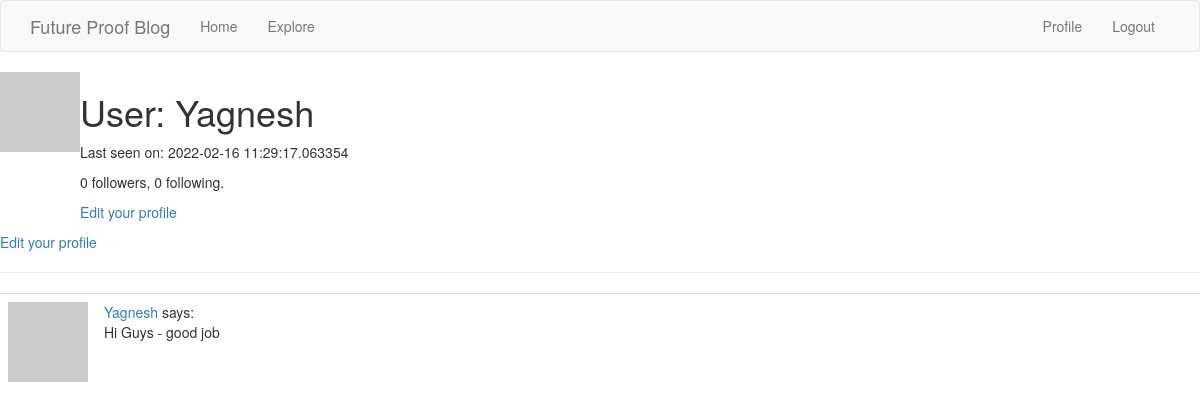
Before: /user/Yagnesh (signed in) with the older database file.
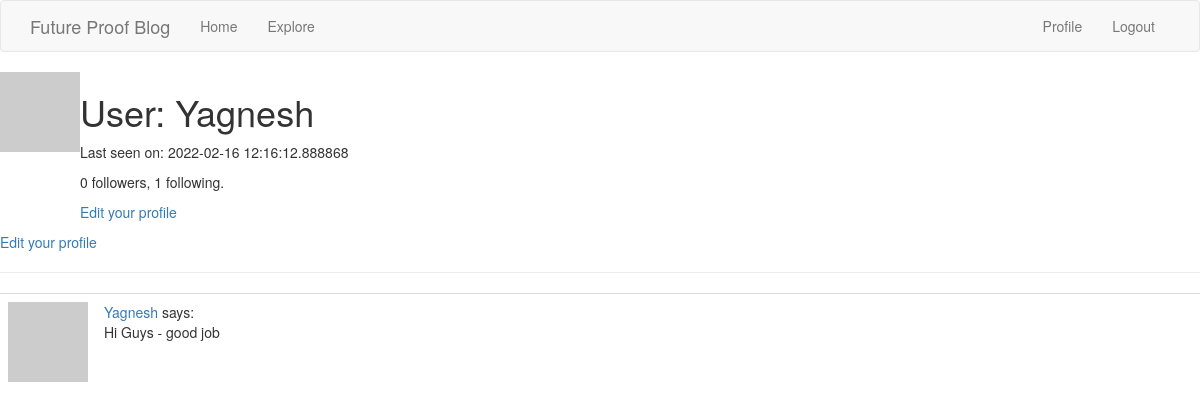
After: the same page with the newer database file.
### app/models.py (models this page shows, shortened)
class User(UserMixin, db.Model):
    id = db.Column(db.Integer, primary_key=True)
    username = db.Column(db.String(64), index=True, unique=True)
    email = db.Column(db.String(120), index=True, unique=True)
    password_hash = db.Column(db.String(128))
    posts = db.relationship('Post', backref='author', lazy='dynamic')
    followed = db.relationship(
        'User', secondary=followers,
        primaryjoin=(followers.c.follower_id == id),
        secondaryjoin=(followers.c.followed_id == id),
        backref=db.backref('followers', lazy='dynamic'), lazy='dynamic')
    def avatar(self, size):
        digest = md5(self.email.lower().encode('utf-8')).hexdigest()
        return 'https://www.gravatar.com/avatar/{}?d=identicon&s={}'.format(
            digest, size)
    about_me = db.Column(db.String(140))
    last_seen = db.Column(db.DateTime, default=datetime.utcnow)

class Post(db.Model):
    id = db.Column(db.Integer, primary_key=True)
    body = db.Column(db.String(140))
    timestamp = db.Column(db.DateTime, index=True, default=datetime.utcnow)
    user_id = db.Column(db.Integer, db.ForeignKey('user.id'))

### app/routes.py (the view)
@app.route('/user/<username>')
@login_required
def user(username):
    user = User.query.filter_by(username=username).first_or_404()
    page = request.args.get('page', 1, type=int)
    posts = user.posts.order_by(Post.timestamp.desc()).paginate(
        page, app.config['POSTS_PER_PAGE'], False)
    next_url = url_for('user', username=user.username, page=posts.next_num) \
        if posts.has_next else None
    prev_url = url_for('user', username=user.username, page=posts.prev_num) \
        if posts.has_prev else None
    form = EmptyForm()
    return render_template('user.html', user=user, posts=posts.items,
                           next_url=next_url, prev_url=prev_url, form=form)

### app/models.py (called while the page is built)
@login.user_loader
def load_user(id):
    return User.query.get(int(id))

### app/routes.py (called while the page is built)
@app.before_request
def before_request():
    if current_user.is_authenticated:
        current_user.last_seen = datetime.utcnow()
        db.session.commit()

### app/templates/user.html (shortened to what this page needs)
{% extends "base.html" %}
{% block content %}
    <table>
        <tr valign="top">
            <td><img src="{{ user.avatar(128) }}"></td>
            <td>
                <h1>User: {{ user.username }}</h1>
        {% if user.last_seen %}<p>Last seen on: {{ user.last_seen }}</p>{% endif %}
        <p>{{ user.followers.count() }} followers, {{ user.followed.count() }} following.</p>
        {% if user == current_user %}
        <p><a href="{{ url_for('edit_profile') }}">Edit your profile</a></p>
        {% endif %}
            </td>
        </tr>
    </table>
    {% if user == current_user %}
                <p><a href="{{ url_for('edit_profile') }}">Edit your profile</a></p>
                {% endif %}
    <hr>
    {% for post in posts %}
        {% include '_post.html' %}
    {% endfor %}
{% endblock %}

### app/templates/base.html (shortened to what this page needs)
{% extends 'bootstrap/base.html' %}
{% block navbar %}
    <nav class="navbar navbar-default">
        <div class="container">
            <div class="navbar-header">
                <a class="navbar-brand" href="{{ url_for('index') }}">Future Proof Blog </a>
            </div>
            <div class="collapse navbar-collapse" id="bs-example-navbar-collapse-1">
                <ul class="nav navbar-nav">
                    <li><a href="{{ url_for('index') }}">{{ ('Home') }}</a></li>
                    <li><a href="{{ url_for('explore') }}">{{ ('Explore') }}</a></li>
                </ul>
                <ul class="nav navbar-nav navbar-right">
                    {% if current_user.is_anonymous %}
                    <li><a href="{{ url_for('login') }}">{{ ('Login') }}</a></li>
                    {% else %}
                    <li><a href="{{ url_for('user', username=current_user.username) }}">{{ ('Profile') }}</a></li>
                    <li><a href="{{ url_for('logout') }}">{{ ('Logout') }}</a></li>
                    {% endif %}
                </ul>
            </div>
        </div>
    </nav>
{% endblock %}

### app/templates/_post.html
<table class="table table-hover">
    <tr>
        <td width="70px">
            <a href="{{ url_for('user', username=post.author.username) }}">
                <img src="{{ post.author.avatar(70) }}" />
            </a>
        </td>
        <td>
            <a href="{{ url_for('user', username=post.author.username) }}">
                {{ post.author.username }}
            </a>
            says:
            <br>
            {{ post.body }}
        </td>
    </tr>
</table>

Changed rows visible on the page:
changed User "Yagnesh": last_seen "2022-02-16 11:29:17.063354" → "2022-02-16 12:16:12.888868"
Other visible differences:
{{ user.followed.count() }}: "0" → "1"
